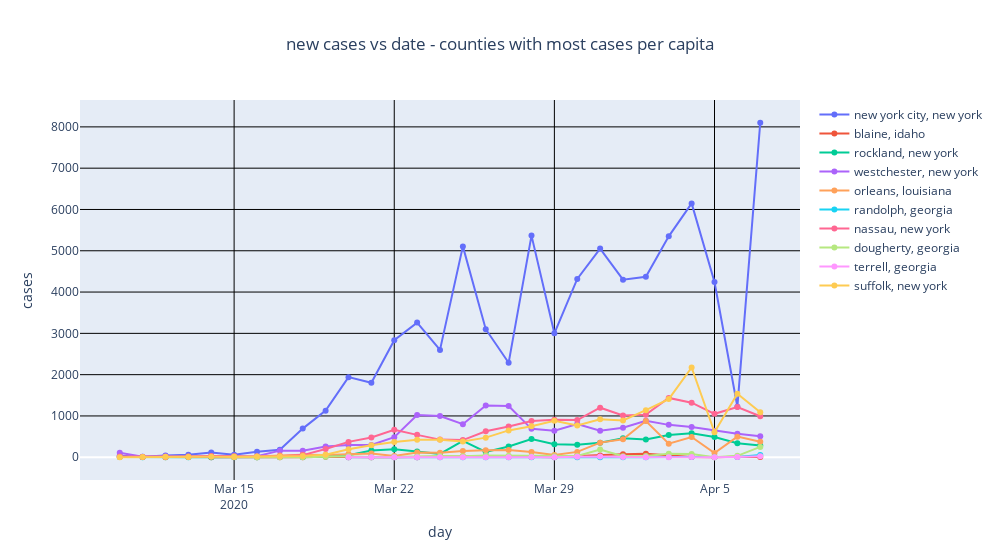

The code cell stored with this chart in its notebook:
### Code cell
#
# new deaths per day
GRAPH_TITLE="new cases vs date - counties with most cases per capita"
graph_list=[]
for county,state in cs_list:
    indices=(nytplot_df.county==county) & (nytplot_df.state==state)
    tmp_df = nytplot_df[indices]
    graph_list.append(go.Scatter(name=f"{county}, {state}",
                               x=tmp_df['tstamp'],
                               y=tmp_df['dcases'],
                               mode='lines+markers'
                               ))
x_axis=dict(
    showgrid=True,
    title='day')
y_axis=dict(
    showgrid=True,
    title='cases')

layout=go.Layout(
    title={
        'text':GRAPH_TITLE,
        'x':0.5  # center
    },
    xaxis=x_axis,
    #yaxis_type="log",
    yaxis=y_axis,
    width=1000,
    showlegend=True
)
fig = go.Figure( data=graph_list, layout=layout)
fig.update_yaxes(gridcolor='black')
fig.update_xaxes(gridcolor='black')
fig.show()
